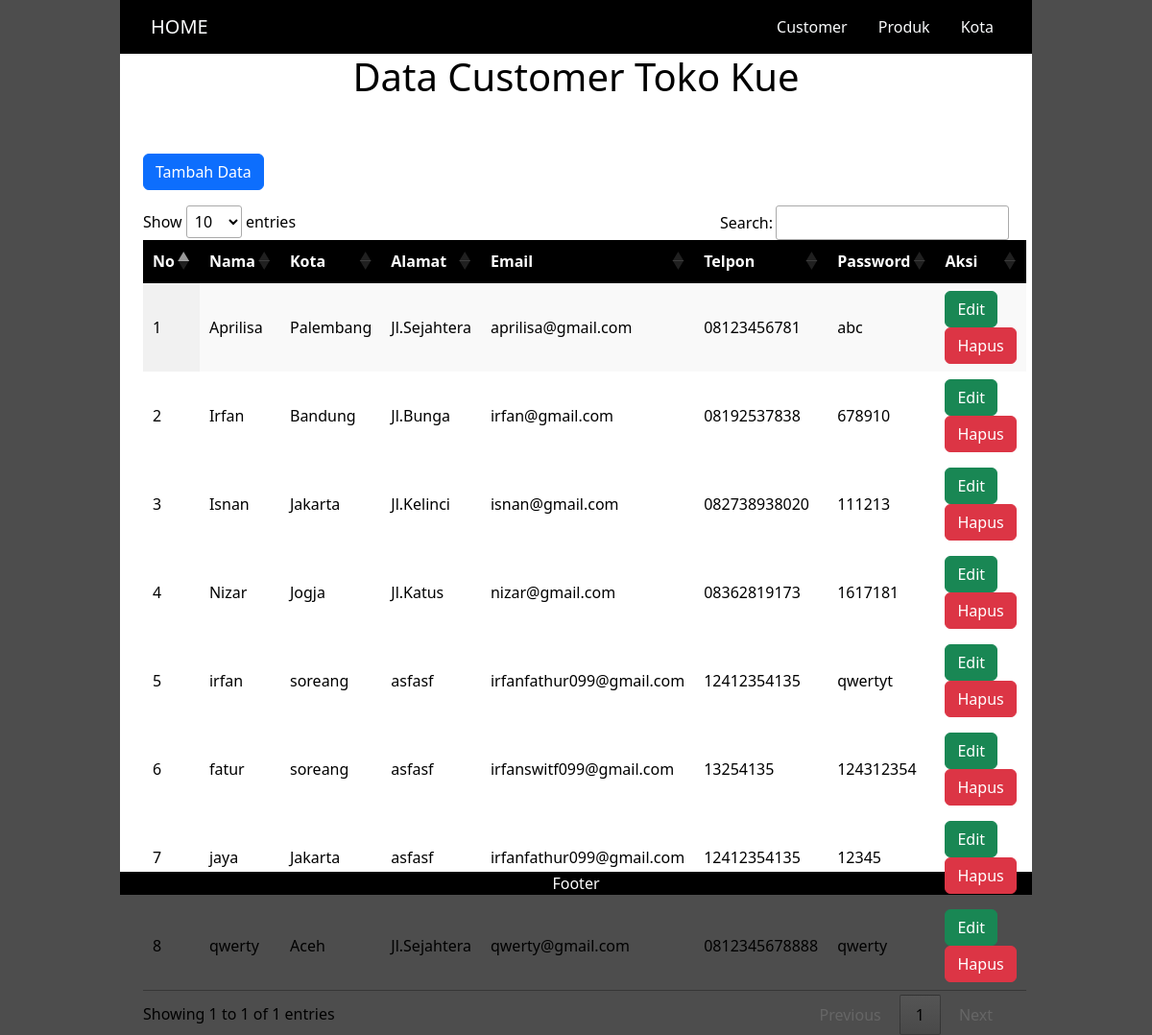
The app's page /kustomer/kustomer.php with its own data.
### tables this page shows
CREATE TABLE `kustomer` (
  `id_kustomer` int(11) NOT NULL,
  `nama_lengkap` varchar(255) DEFAULT NULL,
  `password` varchar(255) DEFAULT NULL,
  `alamat` text DEFAULT NULL,
  `email` varchar(100) DEFAULT NULL,
  `telpon` varchar(100) DEFAULT NULL,
  `id_kota` int(11) DEFAULT NULL
);

CREATE TABLE `kota` (
  `id_kota` int(11) NOT NULL,
  `nama_kota` varchar(100) DEFAULT NULL,
  `ongkos_kirim` int(11) DEFAULT NULL
);

### kustomer/kustomer.php (the view, shortened to what this page needs)
<?php
include "../koneksi.php";
$query = mysqli_query($conn,"SELECT * FROM kustomer JOIN kota ON kota.id_kota = kustomer.id_kota;");
?>
<!DOCTYPE html>
<html lang="en">
<head>
    <link rel="stylesheet" href="https://cdn.datatables.net/1.13.7/css/jquery.dataTables.css"/>
    <link rel="stylesheet" type="text/css" href="../style.css">
    <link href="https://cdn.jsdelivr.net/npm/bootstrap@5.3.2/dist/css/bootstrap.min.css" rel="stylesheet">
</head>
<body style="background-color: rgb(77, 77, 77);">
    <div class="container" style="color: white;">
        <div class="row">
          <div class="col-sm-10 mx-auto" style="background-color: rgb(0, 0, 0);">
            <div class="row">
              <div class="col-sm-12 mx-auto" style="background-color: rgb(0, 0, 0);">
                <div class="row">
                  <div class="col-sm-12">
                    <nav class="navbar">
                      <div class="container-fluid">
                        <a class="navbar-brand link-light ms-2" href="../index.php">
                          HOME
                        </a>
                        <ul class="nav justify-content-end ">
                          <li class="nav-item">
                            <a class="nav-link link-light" href="kustomer.php">Customer</a>
                          </li>
                          <li class="nav-item">
                            <a class="nav-link link-light" href="../produk/produk.php">Produk</a>
                          </li>
                          <li class="nav-item">
                            <a class="nav-link link-light" href="../kota/kota.php">Kota</a>
                          </li>
                        </ul>
                      </div>
                    </nav>
                  </div>
                </div>
                <div class="row tabel">
                    <h1 align="center"> Data Customer Toko Kue</h1>
                    <div class="col-sm-12 my-5 px-4" style="height: 700px;">
                        <a class="btn btn-primary mb-3" href="tambah_customer.php" role="button">Tambah Data</a>
                        <table id="data" class="display">
                            <thead>
                                <tr style="background-color: rgb(0, 0, 0); color: white; text-align: center;">
                                    <th>No </th>
                                    <th>Nama </th>
                                    <th>Kota </th>
                                    <th>Alamat </th>
                                    <th>Email </th>
                                    <th>Telpon </th>
                                    <th>Password </th>
                                    <th>Aksi </th>
                                </tr>
                            </thead>
                            <?php
                            $no = 1;
                            while($data = mysqli_fetch_array($query)) {
                            ?>
                            <tbody>
                                <tr>
                                    <td><?php echo $no;?></td>
                                    <td><?php echo $data['nama_lengkap']; ?></td>
                                    <td><?php echo $data['nama_kota']; ?></td>
                                    <td><?php echo $data['alamat']; ?></td>
                                    <td><?php echo $data['email']; ?></td>
                                    <td><?php echo $data['telpon']; ?></td>
                                    <td><?php echo $data['password']; ?></td>
                                    <td>
                                      <a class="btn btn-success" href="edit_customer.php?id_kustomer=<?php echo $data["id_kustomer"]; ?>">Edit</a>
                                      <a onclick="return confirm('Yakin Hapus?');" class="btn btn-danger" href="hapus.php?id_kustomer=<?php echo $data["id_kustomer"]; ?>">Hapus</a>
                                    </td>
                                </tr>
                            </tbody>
                            <?php $no++; } ?>
                        </table>
                    </div>
                </div>
                <div class="row" style="color: white;">
                  <div class="col-12 text-center">Footer</div>
                </div>
              </div>
            </div>
          </div>
        </div>
    </div>
</body>
</html>

### style.css (style rules this page uses)
.tabel { background-color: white; color: black; }

### records on screen
kustomer: nama_lengkap "Aprilisa", id_kota.nama_kota "Palembang", alamat "Jl.Sejahtera", email "aprilisa@gmail.com", telpon "08123456781", password "abc"
kustomer: nama_lengkap "Irfan", id_kota.nama_kota "Bandung", alamat "Jl.Bunga", email "irfan@gmail.com", telpon "08192537838", password "678910"
kustomer: nama_lengkap "Isnan", id_kota.nama_kota "Jakarta", alamat "Jl.Kelinci", email "isnan@gmail.com", telpon "082738938020", password "111213"
kustomer: nama_lengkap "Nizar", id_kota.nama_kota "Jogja", alamat "Jl.Katus", email "nizar@gmail.com", telpon "08362819173", password "1617181"
kustomer: nama_lengkap "irfan", id_kota.nama_kota "soreang", alamat "asfasf", email "irfanfathur099@gmail.com", telpon "12412354135", password "qwertyt"
kustomer: nama_lengkap "fatur", id_kota.nama_kota "soreang", alamat "asfasf", email "irfanswitf099@gmail.com", telpon "13254135", password "124312354"
kustomer: nama_lengkap "jaya", id_kota.nama_kota "Jakarta", alamat "asfasf", email "irfanfathur099@gmail.com", telpon "12412354135", password "12345"
kustomer: nama_lengkap "qwerty", id_kota.nama_kota "Aceh", alamat "Jl.Sejahtera", email "qwerty@gmail.com", telpon "0812345678888", password "qwerty"
